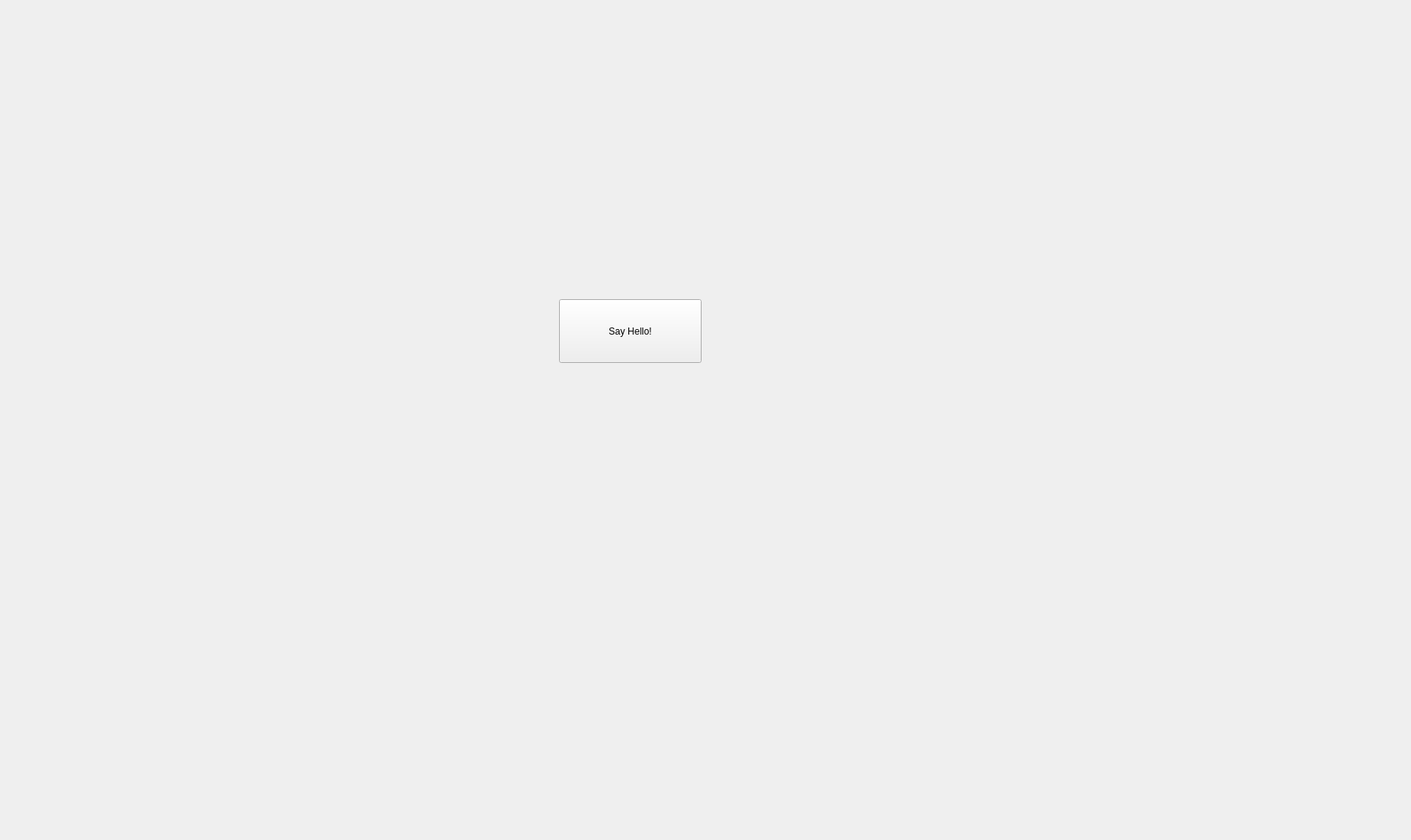
<?xml version="1.0" encoding="UTF-8"?>
<ui version="4.0">
 <class>Form</class>
 <widget class="QWidget" name="Form">
  <property name="geometry">
   <rect>
    <x>0</x>
    <y>0</y>
    <width>1792</width>
    <height>1067</height>
   </rect>
  </property>
  <property name="windowTitle">
   <string>Form</string>
  </property>
  <widget class="QPushButton" name="hello_button">
   <property name="geometry">
    <rect>
     <x>710</x>
     <y>380</y>
     <width>181</width>
     <height>81</height>
    </rect>
   </property>
   <property name="text">
    <string>Say Hello!</string>
   </property>
  </widget>
 </widget>
 <resources/>
 <connections/>
</ui>
